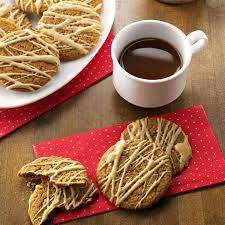
#> input picture 8-9th-week-image-processing/rgbImg.jpg, 225 x 225 px
$ python saturation.py
#> lines starting #> are read from the running program, lines starting #| are printed output that depends on the picture
import cv2
from PIL import Image, ImageEnhance
from matplotlib import pyplot as plt

img = Image.open('rgbImg.jpg')
#> img is the input picture: PIL image 225x225 RGB; mean R, G, B 156.9, 106.2, 78.9
saturated = ImageEnhance.Color(img)
saturatedImg = saturated.enhance(3.0)
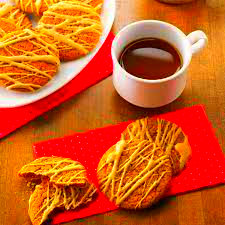
#> saturatedImg: PIL image 225x225 RGB; mean R, G, B 207.8, 90.7, 27.2
saturatedImg.save("saturatedImg.jpg")

imgGray = cv2.imread('rgbImg.jpg',0)
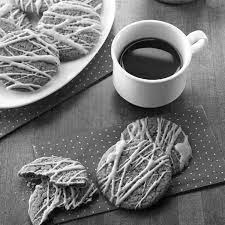
#> imgGray: shape (225, 225); min 0, max 255, mean 118.3
SaturatedGray = cv2.imread('saturatedImg.jpg',0)
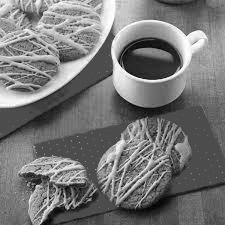
#> SaturatedGray: shape (225, 225); min 0, max 255, mean 118.4

# find frequency of pixels in range 0-255
histrBefore = cv2.calcHist([imgGray],[0],None,[256],[0,256])
#> histrBefore = 256 values, max 470 at index 104, min 14 at index 1, mean 197.8
histrAfter = cv2.calcHist([SaturatedGray],[0],None,[256],[0,256])
#> histrAfter = 256 values, max 2363 at index 76, min 1 at index 2, mean 197.8

plt.subplot(1,2, 1)
plt.title('Before')
plt.plot(histrBefore)


plt.subplot(1, 2, 2)
plt.title('After')
plt.plot(histrAfter)

plt.show()
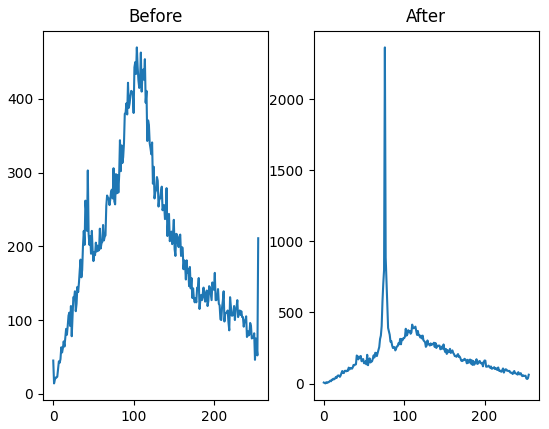
#> figure drawn by matplotlib, 2 panels; panel 1: curve peaks at x = 104, y = 470; panel 2: curve peaks at x = 76, y = 2363

$ run again, with 8-9th-week-image-processing/spring.jpg copied over 8-9th-week-image-processing/rgbImg.jpg
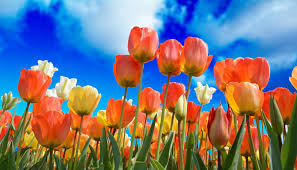
#> input picture 8-9th-week-image-processing/spring.jpg, 297 x 170 px
#> img is the input picture: PIL image 297x170 RGB; mean R, G, B 120.6, 119.1, 126.9
#> `SaturatedGray = cv2.imread('saturatedImg.jpg',0)`:
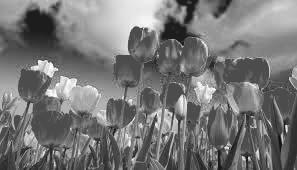
#> SaturatedGray: shape (170, 297); min 7, max 255, mean 119.1
#> histrBefore = 256 values, max 516 at index 105, min 0 at index 0, mean 197.2
#> histrAfter = 256 values, max 1454 at index 76, min 0 at index 0, mean 197.2
#> `plt.show()`:
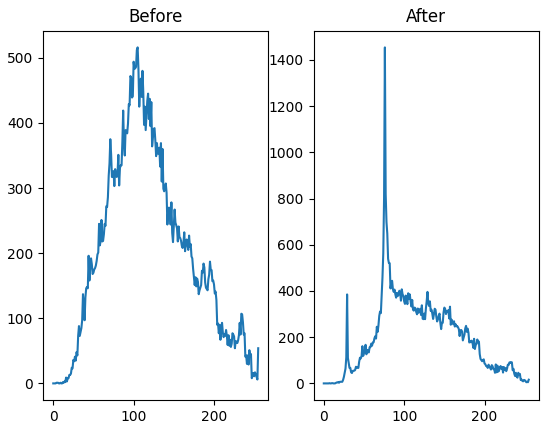
#> figure drawn by matplotlib, 2 panels; panel 1: curve peaks at x = 105, y = 516; panel 2: curve peaks at x = 76, y = 1454
